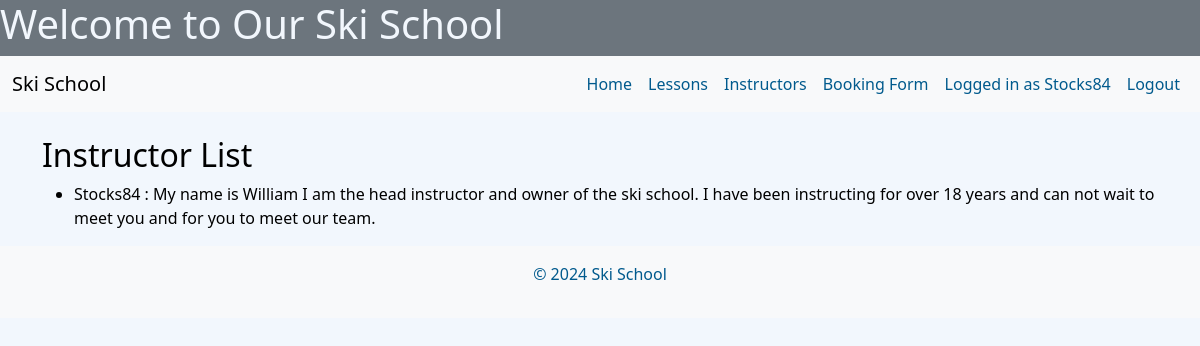
/instructors/ (signed in), run on the app's committed database.
### booking/models.py (models this page shows)
class Instructor(models.Model):
    user = models.OneToOneField(User, on_delete=models.CASCADE)
    bio = models.TextField(blank=True)
    def __str__(self):
        return self.user.username

### booking/views.py (the view)
# urls.py: path('instructors/', views.instructor_list, name='instructor_list'),
def instructor_list(request):
    instructors = Instructor.objects.all()  # Retrieve all instructors from the database
    return render(request, 'booking/instructor_list.html', {'instructors': instructors})

### booking/templates/booking/instructor_list.html (shortened to what this page needs)
{% extends 'booking/base.html' %}
{% block content %}
    <h2>Instructor List</h2>
    <ul>
        {% for instructor in instructors %}
            <li>{{ instructor }} : {{ instructor.bio }} </li>
        {% endfor %}
    </ul>
{% endblock %}

### booking/templates/booking/base.html (shortened to what this page needs)
{% load static %}
<!DOCTYPE html>
<html lang="en">
<head>
    <link href="https://cdn.jsdelivr.net/npm/bootstrap@5.3.3/dist/css/bootstrap.min.css" rel="stylesheet">
    <link rel="stylesheet" type="text/css" href="{% static 'css/styles.css' %}">
</head>
<body>
<header>
    <h1>Welcome to Our Ski School</h1>
    <nav class="navbar navbar-expand-lg navbar-light bg-light">
        <div class="container-fluid">
            <a class="navbar-brand" href="{% url 'home' %}">Ski School</a>
            <div class="collapse navbar-collapse" id="navbarNav">
                <ul class="navbar-nav ms-auto">
                    <li class="nav-item">
                        <a class="nav-link" href="{% url 'home' %}">Home</a>
                    </li>
                    <li class="nav-item">
                        <a class="nav-link" href="{% url 'lesson_list' %}">Lessons</a>
                    </li>
                    <li class="nav-item">
                        <a class="nav-link" href="{% url 'instructor_list' %}">Instructors</a>
                    </li>
                    <li class="nav-item">
                        <a class="nav-link" href="{% url 'book_lesson' %}">Booking Form</a>
                    </li>
                    {% if user.is_authenticated %}
                        <li class="nav-item">
                            <span class="nav-link">Logged in as {{ user.username }}</span>
                        </li>
                        <li class="nav-item">
                            <a class="nav-link" href="{% url 'logout' %}">Logout</a>
                        </li>
                    {% endif %}
                </ul>
            </div>
        </div>
    </nav>
</header>
<main class="container mt-4">
    {% block content %}{% endblock %}
</main>
<footer class="footer mt-auto py-3 bg-light text-center">
    <p>&copy; 2024 Ski School</p>
</footer>
</body>
</html>

### static/css/styles.css (style rules this page uses)
body { background-color: #f2f7fd; color: #000; }
body, html { height: 100%; margin: 0; padding: 0; }
header { background-color: #6c757d; color: #f2f7fd; }
.navbar-nav .nav-link { color: #005a8d; }
.footer { background-color: #6c757d; color: #005a8d; }
main { flex-grow: 1; }

### data on the page
Instructor: user.username "Stocks84", bio "My name is William I am the head instructor and owner of the ski school. I have been instructing for over 18 years and can not wait to meet you and for you to meet our team."

### other printed values
{{ user.username }} "Stocks84"
